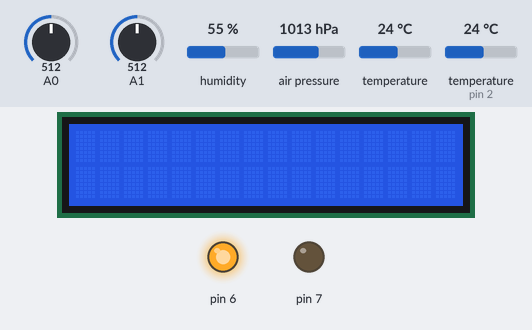
Recording of a sketch running on a simulated Arduino Uno, built with avr-gcc and run on an emulated ATmega328P. Parts: 16×2 character LCD, output pins drawn as LEDs (lit = HIGH). The inputs (shaded band) are chosen by the test bench; at power-on: humidity 55 %, A0 = 512, temperature 24 °C, A1 = 512, air pressure 1013 hPa, temperature (sensor on pin 2) 24 °C. What the sketch prints to the serial monitor is not drawn.

Above: at 1.2 s.
1.3 s: humidity set to 31 %
5.1 s: humidity set to 28 %
At 7.3 s:
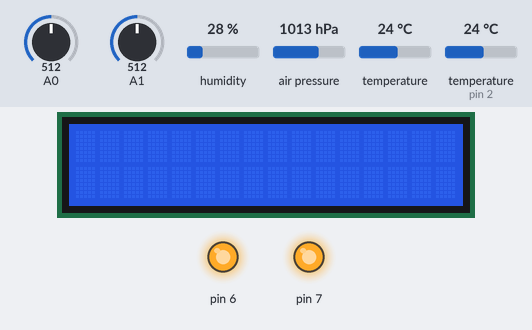
9.5 s: A0 set to 309
At 10.1 s:
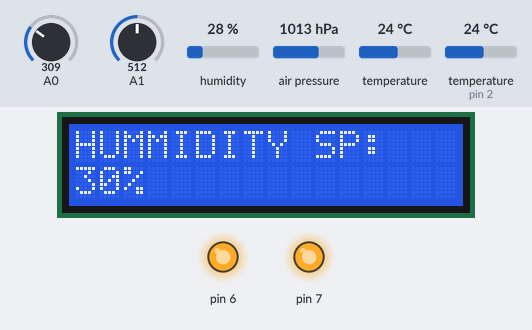
11.0 s: A0 set to 285
At 12.8 s:
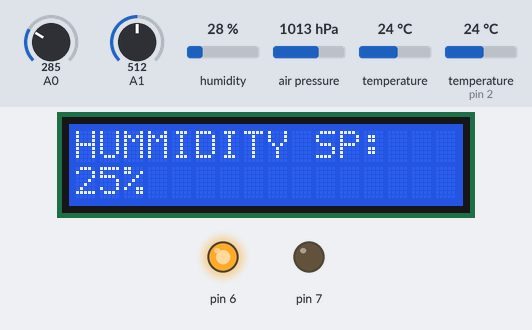
13.0 s: temperature (sensor 0) set to 3 °C
14.5 s: temperature (sensor 0) set to 0 °C
Timing chart, 0 to 17.0 s (numbered marks = the images above; inputs shaded):
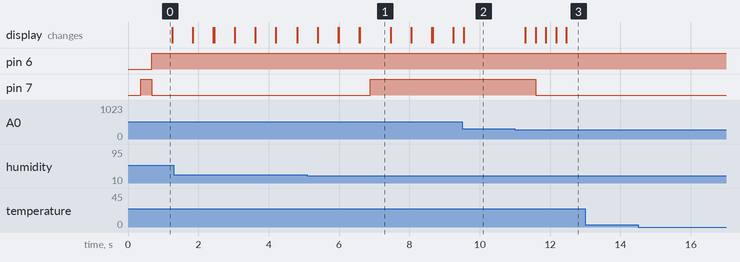

The sketch:

sketch_feb06a.ino
```cpp
#include <SFE_BMP180.h>

#include <Wire.h>

#include <DHT_U.h>
#include <DHT.h>

#include <LiquidCrystal.h>
#include "DHT.h"

#define DHTPIN 2
#define DHTTYPE DHT11

SFE_BMP180 pressure;
DHT dht(DHTPIN, DHTTYPE);

LiquidCrystal lcd(12, 13, 8, 9, 10, 11);


enum keys
{ none,
  select,
  left,
  down,
  up,
  right
};

String currentKeyName = "";
keys currentKey;

int workSpaceINT = 0;
int thermalSp = 16, humSp = 30;

float  screenButtonsPinAvrg = 0.0f;

float tempAnalog = 0.0f;

float hum, tempD, heatInd,thAvg;

float loopCircles = 0;

float thermalTimer = 0;
double hgpress;
double pressTemp;

String displayUpStrings[5];
String displayDownStrings[5];
void setup() {
  // put your setup code here, to run once:
  Inititalization();
}

void loop() {

  loopCircles++;
  if (loopCircles >= 2) {
    TemperatureNHumidityRead();
    AnalogueTempC();
    PressureRead();
  }

  GetKey();
  SetStrings();
  PrintStrings(workSpaceINT);
  ManageRelays();

}
void AnalogueTempC()
{
  int val = analogRead(A1);
  float mv = ( val / 1024.0) * 5000;
  float cel = mv / 10;
  tempAnalog = cel;
}
void Inititalization()
{
  lcd.begin(16, 2);
  lcd.setCursor(0, 0);

  Serial.begin(9600);

  dht.begin();

  pressure.begin();
  pinMode(6,OUTPUT);
  pinMode(7,OUTPUT);
}


void  GetKey()
{
  screenButtonsPinAvrg =  analogRead(A0);

  if (screenButtonsPinAvrg >= 818) ///nothing from4 volts and up
  {
    currentKey = none;
    currentKeyName = "none";
  }
  if (630 <= screenButtonsPinAvrg && screenButtonsPinAvrg < 800)
  {
    currentKey = select;
    currentKeyName = "select";
    currentKey = none;

  }
  if (400 <= screenButtonsPinAvrg && 600 > screenButtonsPinAvrg)
  {
    currentKey = left;
    currentKeyName = "left";
    lcd.clear();
    workSpacesIndex();
    currentKey = none;

  }
  if (204 <= screenButtonsPinAvrg && screenButtonsPinAvrg < 300)
  {
    currentKey = down;
    currentKeyName = "down";
    SetPoints(workSpaceINT);
    currentKey = none;

  }
  if (90 <= screenButtonsPinAvrg && screenButtonsPinAvrg < 150)
  {
    currentKey = up;
    currentKeyName = "up";
    SetPoints(workSpaceINT);
    currentKey = none;

  }
  if (screenButtonsPinAvrg < 61)
  {
    currentKey = right;
    currentKeyName = "right";
    lcd.clear();
    workSpacesIndex();
    currentKey = none;

  }
  delay(250);

}
void workSpacesIndex()
{
  if (currentKey == left && workSpaceINT >= 0)
  {
    workSpaceINT--;
  }
  if (currentKey == right && workSpaceINT <= 4)
  {
    workSpaceINT++;
  }
  if(workSpaceINT<0)
  {
    workSpaceINT=4;
  }
  if (workSpaceINT>4)
  {
    workSpaceINT=0;
  }
}

void TemperatureNHumidityRead() {
  hum = dht.readHumidity();
  tempD = dht.readTemperature();
  heatInd = dht.computeHeatIndex(tempD, hum, false);

  // Check if any reads failed and exit early (to try again).
  if (isnan(hum) || isnan(tempD)) {
    Serial.println(F("Failed to read from DHT sensor!"));
    return;
  }


}

void PressureRead()
{ pressure.startTemperature();
  pressure.getTemperature(pressTemp);
  pressure.startPressure(3);
  pressure.getPressure(hgpress, pressTemp);

  //lcd.print(String(hgpress,1)+" "+String(pressTemp,1));
}

void SetStrings()
{
  float tempTh = 0;
  for (int i = 0; i < 16; i++)
  {
    tempTh += (tempAnalog + tempD + pressTemp) / 3;
    delay(2);
  }
  thAvg = tempTh / 16;
  float pressTempf = pressTemp;
  displayUpStrings[0] = String("T:") + String(tempAnalog, 1) + " " + String(tempD, 1) + " " + String(pressTempf, 1);
  displayDownStrings[0] = String("A:") +  String(thAvg, 1) + String(" ID:") + String(heatInd, 1) + String(" C");
  displayUpStrings[1] = String("H:") + String(hum, 1) + "%";
  displayDownStrings[1] = String("P:") + String(hgpress, 1) + " hPa";
  displayUpStrings[2] = "THERMAL SP:";
  displayDownStrings[2] = String(thermalSp) + "C";
  displayUpStrings[3] = "HUMMIDITY SP:";
  displayDownStrings[3] = String(humSp) + "%";
  displayUpStrings[4] = "THERM STATE:"+CurrentState(CheckSpThermal());
  displayDownStrings[4] = "HUMMD STATE:"+CurrentState(CheckSpHum());
}
void PrintStrings(int index)
{
  lcd.setCursor(0, 0);
  lcd.print(displayUpStrings[index]);
  lcd.setCursor(0, 1);
  lcd.print(displayDownStrings[index]);
  Serial.println(displayUpStrings[index]+" "+displayDownStrings[index]);

}
void SetPoints(int workSpaceINDX)
{
  if (workSpaceINDX == 2)
  {

    SetVerticalINDX(thermalSp, 16, 30, workSpaceINDX);
  }
  if (workSpaceINDX == 3)
  {
    SetVerticalINDX( humSp, 25, 80, workSpaceINDX);
  }
}
void  SetVerticalINDX(int value, int minRange, int maxRange,int workSpaceINDX)
{
  if (value < maxRange && currentKey == up)
  {
    if (workSpaceINDX == 2)
    {
      thermalSp++;
    }
    if (workSpaceINDX == 3)
    {
      humSp++;

    }
  }
  if (value > minRange && currentKey == down)
  {
    if (workSpaceINDX == 2)
    {
      thermalSp--;
    }
    if (workSpaceINDX == 3)
    {
      humSp--;

    }
  }
}
bool CheckSpThermal()
{

return ((thermalSp-2)>=thAvg)||(thermalSp>=thAvg);
}
bool CheckSpHum()
{
return ((humSp+2)<=hum)||(humSp)<=hum;
}
String CurrentState(bool isItActive)
{
if (isItActive)return "ON ";
else return "OFF";
}
void ActivateRelays(int currentRelay,bool activate)
{
  if (!activate)
  {
    digitalWrite(currentRelay,HIGH);
  }
  else
  {
    digitalWrite(currentRelay,LOW);
  }
}
void ManageRelays()
{

ActivateRelays(6,CheckSpThermal());
ActivateRelays(7,CheckSpHum());
}
```

Measured:
- the behaviour switches between 30 and 29 % on humidity (found by bisection; images 0 and 1)
- the behaviour switches between 300 and 299 on A0 (found by bisection; images 2 and 3)
- after the input at 5.1 s, pin 7: LOW → HIGH after 1.8 s
- after the input at 9.5 s, the display: changes at once (image 2)
- after the input at 11.0 s, pin 7: HIGH → LOW after 0.59 s; the display: first changes after 0.30 s (image 3 shows a later state)
- after the input at 13.0 s, every drawn part: stays the same
- after the input at 14.5 s, every drawn part: stays the same
- what the display in image 1 shows lasts 0.9 s, from 6.6 s to 7.5 s
